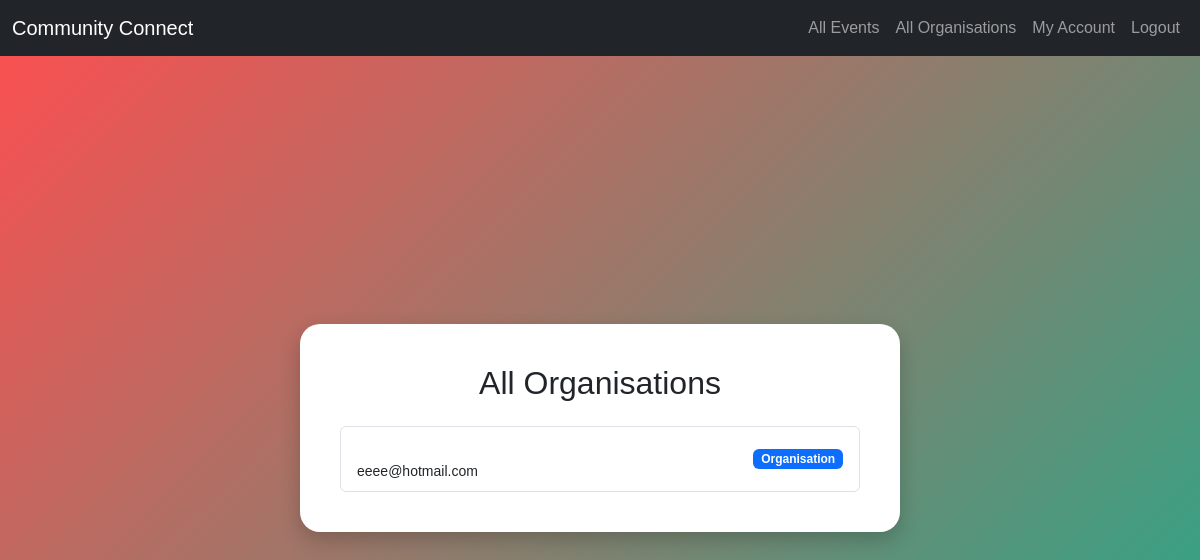
Before: /organisations (signed in) with the older database file.
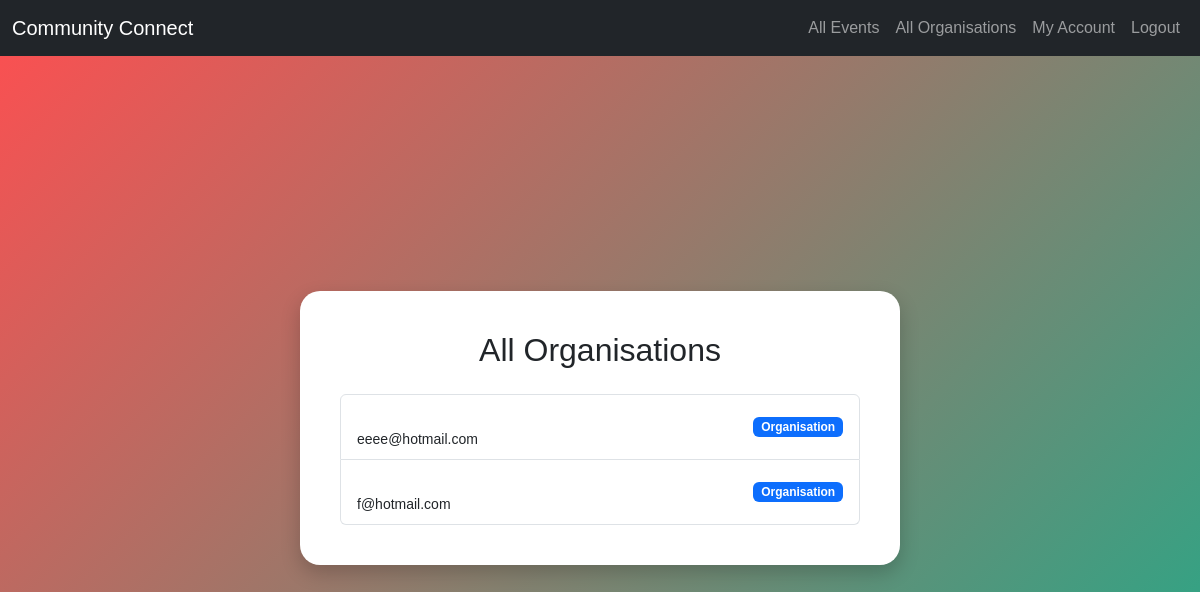
After: the same page with the newer database file.
### tables this page shows
CREATE TABLE user (
            user_id INTEGER PRIMARY KEY AUTOINCREMENT,
            email TEXT NOT NULL UNIQUE,
            password_hash TEXT NOT NULL,
            phone_number TEXT,
            role TEXT NOT NULL,
            created_at TIMESTAMP DEFAULT CURRENT_TIMESTAMP
        );

### app.py (the view)
@app.route("/organisations")
def all_organisations():
    if session.get("role") != "volunteer":
        flash("Access denied.")
        return redirect(url_for("index")) # If not, can't access, so redirect back to home page
    with get_db() as conn:
        organisations = conn.execute("SELECT * FROM user WHERE role='organisation'").fetchall()
    return render_template("organisations.html", organisations=organisations) # Render the organisations webpage

### models.py (called while the page is built)
def get_db():
    conn = sqlite3.connect(db_path) # Create connection between database and flask
    conn.row_factory = sqlite3.Row # Allows fetching rows as dictionaries
    return conn

### templates/organisations.html (shortened to what this page needs)
{% extends "layout.html" %}
{% block content %}
<div class="bubble-container">
    <div class="bubble">
        <h2 class="text-center mb-4">All Organisations</h2>
        <ul class="list-group">
            {% for o in organisations %}
                <li class="list-group-item d-flex justify-content-between align-items-center">
                    <div>
                        <br><small>{{ o.email }}</small>
                    </div>
                    <span class="badge bg-primary">{{ o.role|capitalize }}</span>
                </li>
            {% endfor %}
        </ul>
    </div>
</div>
{% endblock %}

Changed rows visible on the page:
added user: email "f@hotmail.com", role "Organisation"
